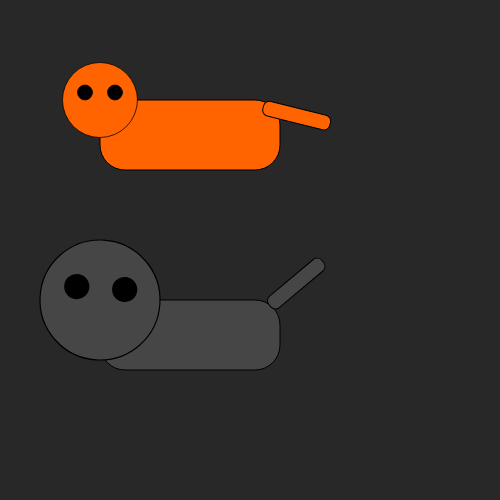
Frame 1 (no input)
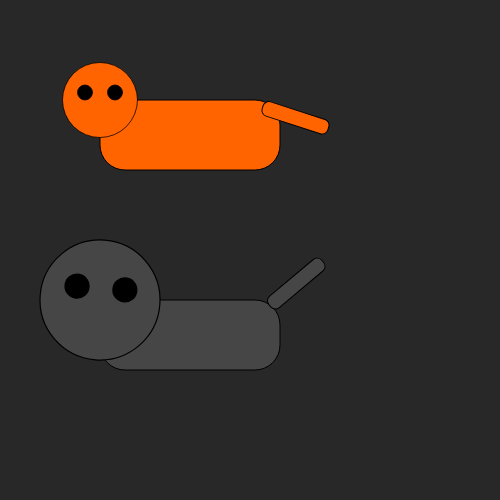
Frame 60 (no input)
Frame 120 (the mouse pressed at the canvas centre since frame 60): identical to frame 60, image omitted

The p5.js sketch that drew these frames (run headless with seeded random() and noise() and a simulated clock; from frame 60 on, the mouse is pressed at the canvas centre):

// p5.js sketch
// ── sketch.js
let tailwag;
let loy;
let wagspeed;
let speedy;

function setup() {
  createCanvas(500,500);
  background(100);
  fill(255);
  tailwag = 10;
  wagspeed = 4;
}

function draw() {
  background(40);

 if ( tailwag < -90 || tailwag > 20) {

    wagspeed = -wagspeed;
 }

  tailwag += wagspeed;


katz(100,100,0,1,tailwag);

evil_katz(100,300,0,1,tailwag);



}


function katz(lx,ly,rot,sc,tw){

  push();  // start T
  translate(lx,ly);
  rotate( radians(rot) ); 
  scale(sc); 
 
  let c = color(255,100,0);  
  catbody(0,0,0,1,c);
  catface(0,0,0,.75,c);
  cattail(165,0,tw,1,c);

  pop(); // end T
}



function evil_katz(lx,ly,rot,sc,tw){

  push();  // start T
  translate(lx,ly);
  rotate( radians(rot) );  // rotate read in radians
  scale(sc);  // multiples or perectages
 
  // fill("white");
  // rect(0,0,30,60,5); // anchor
  let c = color(70); // kat color black
  catbody(0,0,0,1,c);
  catface(0,0,tw/4,1.2,c);
  cattail(165,0,-40,1,c);
  // feet
  // tail
   

  pop(); // end T
}


function catbody(lx,ly,rot,sc,k){
  push();  
  translate(lx,ly);
  rotate( radians(rot) );  
  scale(sc);  
  fill(k);
  rect(0,0,180,70,25); 
  pop(); 
}


function catface(lx,ly,rot,sc,k){
  push();  
  translate(lx,ly);
  rotate( radians(rot) );  
  scale(sc);  
 
  fill(k);
  ellipse(0,0,100,100);
  // eyes
  fill(0);
  ellipse(-20,-10,20);
  ellipse(20,-10,20);

  // triangles for ears

  pop(); // end T
}


function cattail(lx,ly,rot,sc,k){

  push();  // start T
  translate(lx,ly);
  rotate( radians(rot) );  
  scale(sc);  

  fill(k);
  rect(0,0,69,15,6); // anchor
  pop(); // end T
}


function transformTemp(lx,ly,rot,sc){

  push();  // start T
  translate(lx,ly);
  rotate( radians(rot) ); 
  scale(sc);  
  fill("white");
  rect(0,0,30,60,5); // anchor
  pop(); // end T
}
